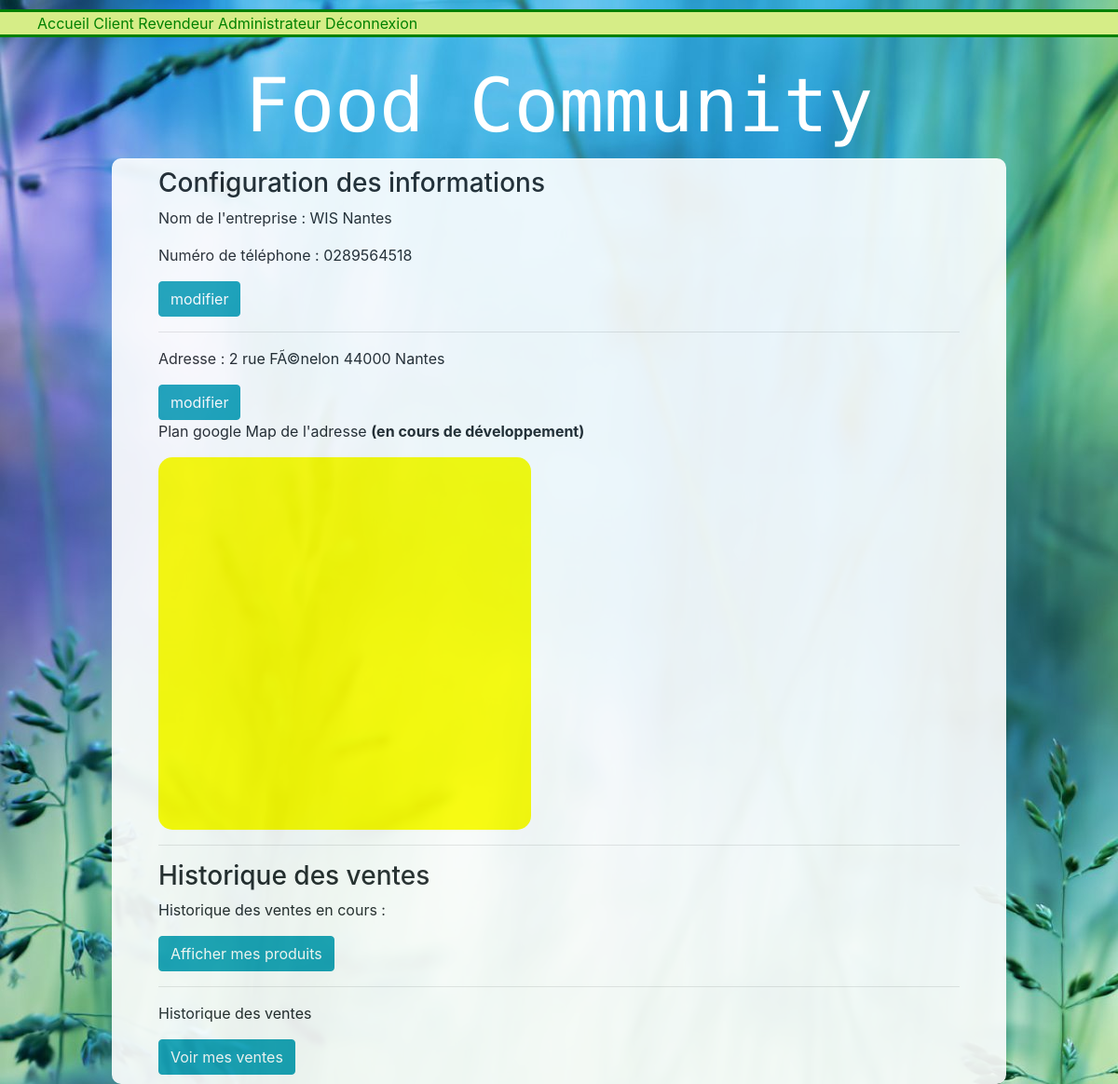
/configVendeur.php (signed in), run on the app's committed database.
### tables this page shows
CREATE TABLE `commerce` (
  `id` int(11) NOT NULL,
  `Nom` varchar(100) NOT NULL,
  `Mail` varchar(100) NOT NULL,
  `password` varchar(100) NOT NULL,
  `Telephone` int(12) NOT NULL
);

CREATE TABLE `adresse` (
  `Adresse` varchar(100) NOT NULL,
  `Ville` varchar(100) NOT NULL,
  `CodePostal` int(11) NOT NULL,
  `id_commerce` int(11) NOT NULL,
  `id` int(11) NOT NULL
);

### Classes/Commerce.php (called while the page is built, shortened)
<?php
class Commerce
{
    private $Nom;
    private $Telephone;
    public function getNom()
    {
        return $this->Nom;
    }
    public function setNom($Nom)
    {
        $this->Nom = $Nom;
    }
    public function getTelephone()
    {
        return $this->Telephone;
    }
    public function setTelephone($Telephone)
    {
        $this->Telephone = $Telephone;
    }
   public static function getCommerceById($id){
       $db= new PDO("mysql:host=".config::SERVERNAME.";dbname=".config::DBNAME,config::USER,config::PASSWORD);
       $req = $db->prepare("SELECT * FROM commerce WHERE id=:id");
       $req->bindParam(":id",$id);
       $req->execute();
       $resultat= $req->fetchAll();
       $Nom= $resultat[0]["Nom"];
       $Mail = $resultat[0]["Mail"];
       $password = $resultat[0]["password"];
       $telephone = $resultat[0]["Telephone"];
       $commerce = new Commerce($Nom,$Mail,$password,$telephone);
       $commerce->id = $id;
       return $commerce;
   }
}

### Classes/Adresses.php (called while the page is built, shortened)
<?php
class Adresses
{
    private $Adresse;
    private $CodePostal;
    private $Ville;
    public function getAdresse()
    {
        return $this->Adresse;
    }
    public function setAdresse($Adresse)
    {
        $this->Adresse = $Adresse;
    }
    public function getCodePostal()
    {
        return $this->CodePostal;
    }
    public function setCodePostal($CodePostal)
    {
        $this->CodePostal = $CodePostal;
    }
    public function getVille()
    {
        return $this->Ville;
    }
    public function setVille($Ville)
    {
        $this->Ville = $Ville;
    }
    public static function getAdresseById($id)
    {
        $db = new PDO("mysql:host=" . config::SERVERNAME . ";dbname=" . config::DBNAME, config::USER, config::PASSWORD);
        $req = $db->prepare("SELECT * FROM Adresse WHERE id=:id");
        $req->bindParam(":id", $id);
        $req->execute();
        $result = $req->fetchAll();
        $address = $result[0]["Adresse"];
        $Ville = $result[0]["Ville"];
        $cp = $result [0]["CodePostal"];
        $id_commerce = $result[0]["id_commerce"];
        $Adresse = new Adresses($address, $cp, $id_commerce, $Ville);
        $Adresse->setId($id);
        return $Adresse;
    }
    public static function getAdresseByIdCommerce($id_commerce)
    {
        $db = new PDO("mysql:host=" . config::SERVERNAME . ";dbname=" . config::DBNAME, config::USER, config::PASSWORD);
        $req = $db->prepare("SELECT * FROM Adresse WHERE id_commerce=:id_commerce");
        $req->bindParam(":id_commerce", $id_commerce);
        $req->execute();
        $result = $req->fetchAll();
        $Adresse = Adresses::getAdresseById($result[0]["id"]);
        return $Adresse;
    }
}

### configVendeur.php (the view, shortened to what this page needs)
<!doctype html>
<html>
<head>
    <link rel="stylesheet" type="text/css" href="css/index.css">
    <link rel="stylesheet" href="https://maxcdn.bootstrapcdn.com/bootstrap/4.0.0-beta/css/bootstrap.min.css"
>
</head>
<body>
<?php
include_once "Classes/Commerce.php";
include_once "Classes/Adresses.php";
$id_commerce = $_SESSION["UserId"];
$commerce = Commerce::getCommerceById($id_commerce);
$Adresse = Adresses::getAdresseByIdCommerce($id_commerce);
include_once "menu.php"; ?>
<h2 id="mainTitle">Food Community</h2>
<div id="formulaire">
    <h3>Configuration des informations</h3>
    <p>Nom de l'entreprise : <?php echo $commerce->getNom() ?> </p>
    <div>
        <p>Numéro de téléphone : <?php echo "0" . $commerce->getTelephone() ?> </p>
        <input type="button" class="btn btn-info " id="btnmodi" value="modifier" onclick="modiTel()">
    </div>
    <hr>
    <div style="position:relative;">
        <p>Adresse
            : <?php echo $Adresse->getAdresse() . " " . $Adresse->getCodePostal() . " " . $Adresse->getVille() ?> </p>
        <input type="button" class="btn btn-info" value="modifier">
        <br>
        <p>Plan google Map de l'adresse <b>(en cours de développement)</b></p>
        <div id="map" style="width:400px;height:400px;background:yellow; border-radius:15px;"></div>
    </div>
    <hr>
    <h3>Historique des ventes</h3>
    <p>Historique des ventes en cours : </p>
    <input type="button" class="btn btn-info" value="Afficher mes produits">
    <hr>
    <p>Historique des ventes </p>
    <input type="button" class="btn btn-info" value="Voir mes ventes">
</div>
</body>
</html>

### css/index.css (style rules this page uses)
html { height: 100%; }
body { background-image: url('../Images/plante.jpg'); min-height: 100%; margin: 0; padding: 0; }
#formulaire { background-color: white; margin : 0% 10% 10% 10%; min-height: 100vh; padding: 10px 50px 10px 50px; border-radius: 10px; opacity: 0.9; }
#mainTitle { padding-top: 10px; font-size: 500%; color : white; text-align: center; font-family: 'Libre Barcode 39 Text', cursive; }

### data on the page
commerce: Nom "WIS Nantes", Telephone "289564518"
adresse: Adresse "2 rue FÃ©nelon", CodePostal "44000", Ville "Nantes"
